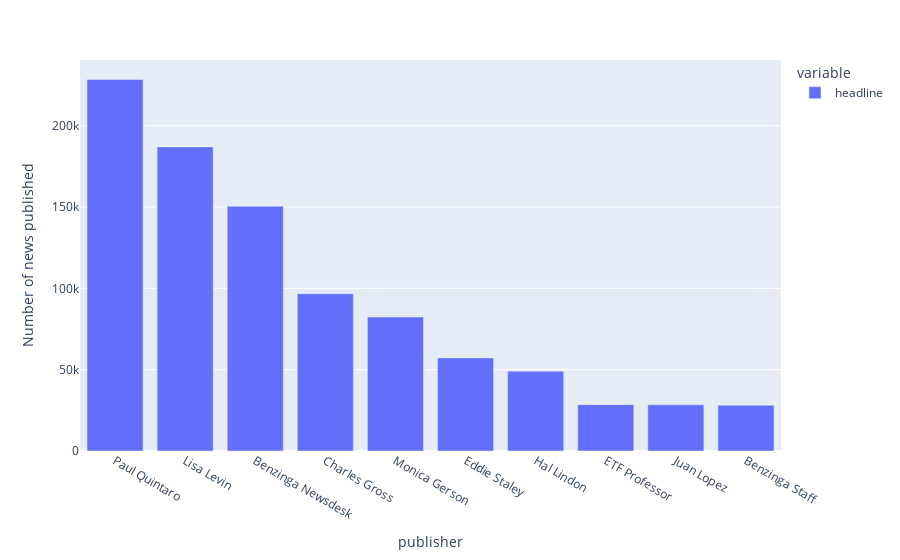

Notebook code for this chart:
### Markdown cell above
##### Top 10 publishers

### Code cell
px.bar(news_publishers.head(10), labels={"value": "Number of news published"})

### Figure 1 — Plotly figure (JSON) as saved in the notebook; plotly's stock layout.template omitted (floating-point values rounded to 4 significant figures)
{"data": [{"alignmentgroup": "True", "hovertemplate": "variable=headline<br>publisher=%{x}<br>Number of news published=%{y}<extra></extra>", "legendgroup": "headline", "marker": {"color": "#636efa", "pattern": {"shape": ""}}, "name": "headline", "offsetgroup": "headline", "orientation": "v", "showlegend": true, "textposition": "auto", "type": "bar", "x": ["Paul Quintaro", "Lisa Levin", "Benzinga Newsdesk", "Charles Gross", "Monica Gerson", "Eddie Staley", "Hal Lindon", "ETF Professor", "Juan Lopez", "Benzinga Staff"], "xaxis": "x", "y": [228373, 186979, 150484, 96732, 82380, 57254, 49047, 28489, 28438, 28114], "yaxis": "y"}], "layout": {"barmode": "relative", "legend": {"title": {"text": "variable"}, "tracegroupgap": 0}, "margin": {"t": 60}, "xaxis": {"anchor": "y", "domain": [0, 1], "title": {"text": "publisher"}}, "yaxis": {"anchor": "x", "domain": [0, 1], "title": {"text": "Number of news published"}}}}
